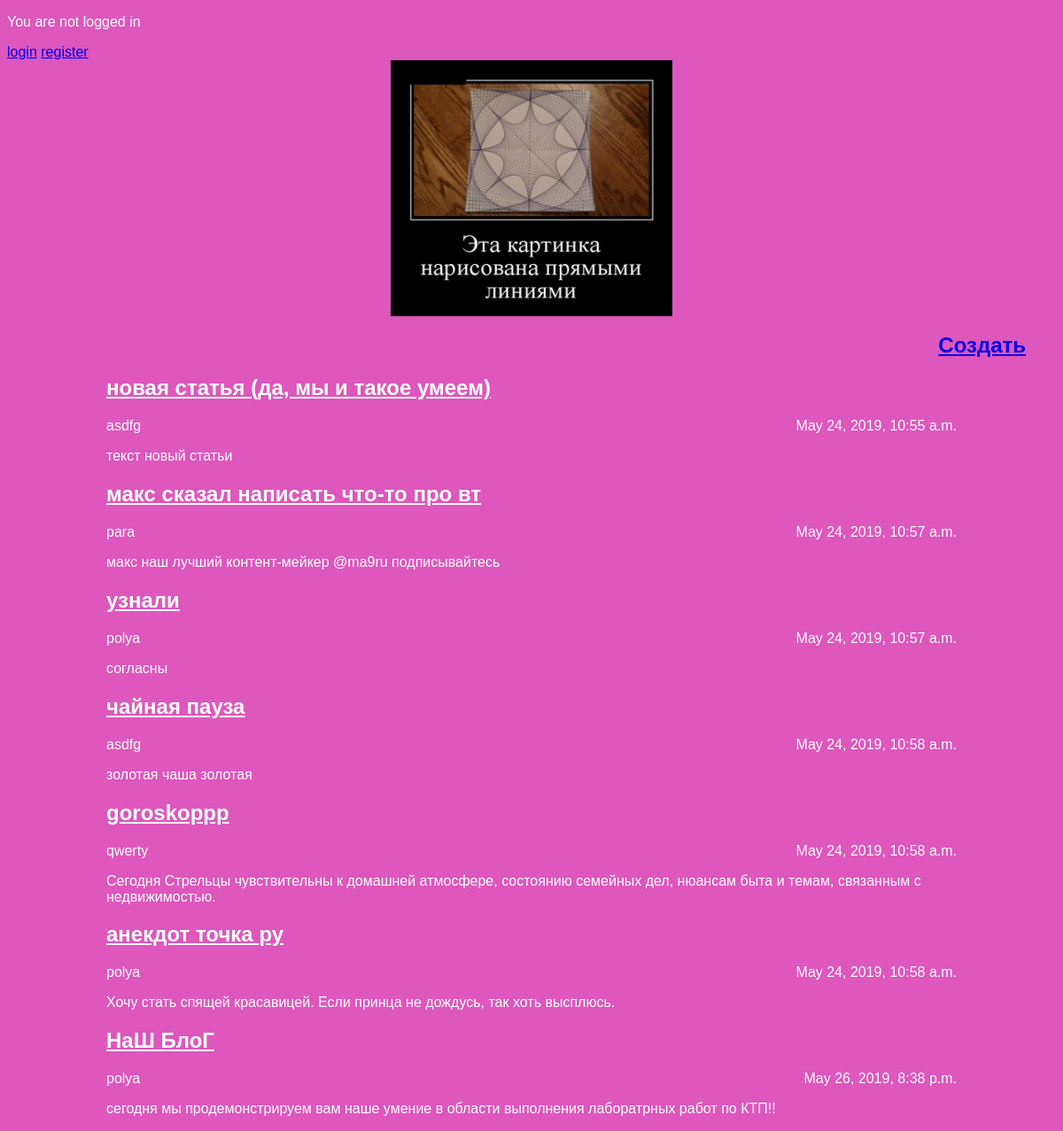
The app's page /articles/ with its own data.
### articles/models.py (models this page shows, shortened)
class Article(models.Model):
    objects = models.Manager()
    author = models.ForeignKey(settings.AUTH_USER_MODEL, on_delete=models.CASCADE)
    title = models.CharField(max_length=200)
    text = models.TextField()
    created_date = models.DateTimeField(default=timezone.now)
    def get_excerpt(self):
        return self.text[:140] + "..." if len(self.text) > 140 else self.text

### articles/views.py (the view)
# urls.py: path('articles/', views.archive, name='archive'),
def archive(request):
    return render(request, 'archive.html', {"posts":Article.objects.all()})

### articles/templates/archive.html (shortened to what this page needs)
<!DOCTYPE html>
{% block content %}
{% if user.is_authenticated %}
  Hi {{ user.username }}!
  <p><a href="{% url 'logout' %}">logout</a></p>
{% else %}
  <p>You are not logged in</p>
  <a href="{% url 'login' %}">login</a> <a href="{% url 'signup' %}">register</a>
{% endif %}
{% endblock %}
<body>
    <div class="header">
        {% load static %}
        <img src="{% static 'img/dpb-logo.jpg' %}">
        <h2 class="exit"><a href="/article/new">Создать</a></h2>
        <link rel="stylesheet" href="{% static 'css/article.css' %}">
    </div>
    <div class="archive">
        {% for post in posts %}
            <div class="one-post">
                <h2 class="post-title">
                    <a href="/article/{{ post.id }}">{{ post.title }}</a>
                </h2>
                <div class="article-info">
                    <div class="article-author">{{ post.author.username }}</div>
                    <div class="article-created-date">{{ post.created_date }}</div>
                </div>
                <p class="article-text">{{ post.get_excerpt }}</p>
            </div>
        {% endfor %}
    </div>
</body>

### articles/static/css/article.css (style rules this page uses)
body { background: #dd57bc; font-family: Tahoma, Arial, sans-serif; color: #ffffff; }
.header img { display: block; width: 318px; margin-left: auto; margin-right: auto; }
.archive { width: 960px; margin-left: auto; margin-right: auto; }
.post-title a { color: #ffffff; }
.article-author { width: 50%; float: left; }
.article-created-date { text-align: right; }
.exit { width: 1150px; text-align: right; }

### records on screen
Article: title "новая статья (да, мы и такое умеем)", author.username "asdfg", created_date "May 24, 2019, 10:55 a.m.", get_excerpt "текст новый статьи"
Article: title "макс сказал написать что-то про вт", author.username "para", created_date "May 24, 2019, 10:57 a.m.", get_excerpt "макс наш лучший контент-мейкер @ma9ru подписывайтесь"
Article: title "узнали", author.username "polya", created_date "May 24, 2019, 10:57 a.m.", get_excerpt "согласны"
Article: title "чайная пауза", author.username "asdfg", created_date "May 24, 2019, 10:58 a.m.", get_excerpt "золотая чаша золотая"
Article: title "goroskoppp", author.username "qwerty", created_date "May 24, 2019, 10:58 a.m.", get_excerpt "Сегодня Стрельцы чувствительны к домашней атмосфере, состоянию семейных дел, нюансам быта и темам, связанным с недвижимостью."
Article: title "анекдот точка ру", author.username "polya", created_date "May 24, 2019, 10:58 a.m.", get_excerpt "Хочу стать спящей красавицей. Если принца не дождусь, так хоть высплюсь."
Article: title "НаШ БлоГ", author.username "polya", created_date "May 26, 2019, 8:38 p.m.", get_excerpt "сегодня мы продемонстрируем вам наше умение в области выполнения лаборатрных работ по КТП!!"
